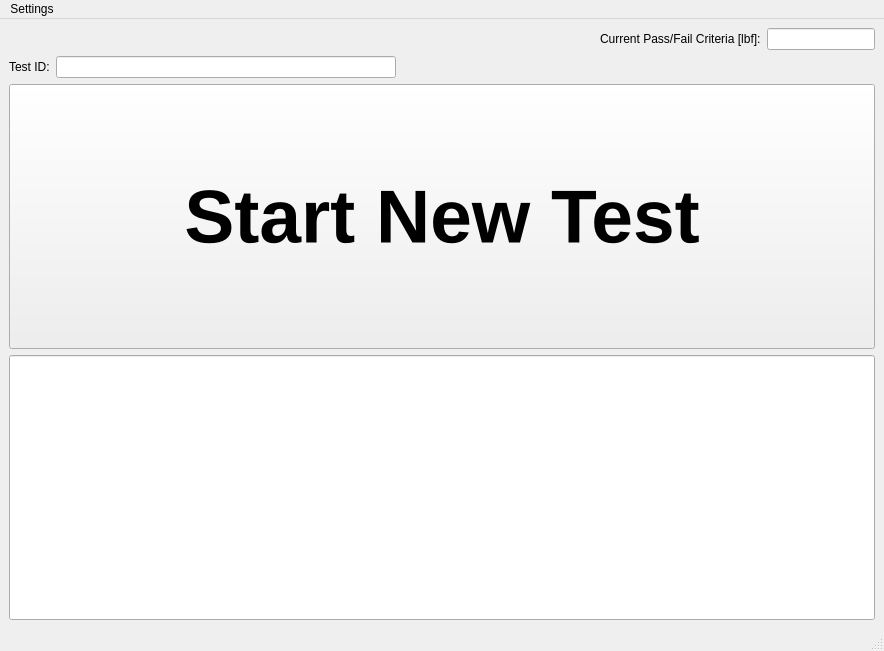
<?xml version="1.0" encoding="UTF-8"?>
<ui version="4.0">
 <class>MainWindow</class>
 <widget class="QMainWindow" name="MainWindow">
  <property name="geometry">
   <rect>
    <x>0</x>
    <y>0</y>
    <width>884</width>
    <height>651</height>
   </rect>
  </property>
  <property name="sizePolicy">
   <sizepolicy hsizetype="Maximum" vsizetype="Maximum">
    <horstretch>0</horstretch>
    <verstretch>0</verstretch>
   </sizepolicy>
  </property>
  <property name="windowTitle">
   <string>Steelcase NDDTS</string>
  </property>
  <widget class="QWidget" name="centralwidget">
   <layout class="QGridLayout" name="gridLayout_2">
    <item row="0" column="0">
     <layout class="QGridLayout" name="gridLayout">
      <item row="2" column="0">
       <layout class="QHBoxLayout" name="horizontalLayout_2">
        <item>
         <widget class="QLabel" name="label_2">
          <property name="text">
           <string>Test ID:</string>
          </property>
         </widget>
        </item>
        <item>
         <widget class="QLineEdit" name="test_id_line_edit">
          <property name="sizePolicy">
           <sizepolicy hsizetype="Minimum" vsizetype="Fixed">
            <horstretch>0</horstretch>
            <verstretch>0</verstretch>
           </sizepolicy>
          </property>
          <property name="minimumSize">
           <size>
            <width>340</width>
            <height>0</height>
           </size>
          </property>
          <property name="readOnly">
           <bool>true</bool>
          </property>
         </widget>
        </item>
        <item>
         <spacer name="horizontalSpacer_2">
          <property name="orientation">
           <enum>Qt::Horizontal</enum>
          </property>
          <property name="sizeHint" stdset="0">
           <size>
            <width>40</width>
            <height>20</height>
           </size>
          </property>
         </spacer>
        </item>
       </layout>
      </item>
      <item row="5" column="0">
       <widget class="QLineEdit" name="status_line_edit">
        <property name="sizePolicy">
         <sizepolicy hsizetype="Expanding" vsizetype="Expanding">
          <horstretch>0</horstretch>
          <verstretch>0</verstretch>
         </sizepolicy>
        </property>
        <property name="minimumSize">
         <size>
          <width>0</width>
          <height>80</height>
         </size>
        </property>
        <property name="font">
         <font>
          <pointsize>45</pointsize>
          <weight>75</weight>
          <italic>false</italic>
          <bold>true</bold>
         </font>
        </property>
        <property name="text">
         <string/>
        </property>
        <property name="alignment">
         <set>Qt::AlignCenter</set>
        </property>
        <property name="placeholderText">
         <string/>
        </property>
       </widget>
      </item>
      <item row="1" column="0">
       <layout class="QHBoxLayout" name="horizontalLayout">
        <item>
         <spacer name="horizontalSpacer">
          <property name="orientation">
           <enum>Qt::Horizontal</enum>
          </property>
          <property name="sizeHint" stdset="0">
           <size>
            <width>40</width>
            <height>20</height>
           </size>
          </property>
         </spacer>
        </item>
        <item>
         <widget class="QLabel" name="label">
          <property name="text">
           <string>Current Pass/Fail Criteria [lbf]:</string>
          </property>
         </widget>
        </item>
        <item>
         <widget class="QLineEdit" name="current_pfc_line_edit">
          <property name="sizePolicy">
           <sizepolicy hsizetype="Minimum" vsizetype="Fixed">
            <horstretch>0</horstretch>
            <verstretch>0</verstretch>
           </sizepolicy>
          </property>
          <property name="readOnly">
           <bool>true</bool>
          </property>
         </widget>
        </item>
       </layout>
      </item>
      <item row="3" column="0">
       <widget class="QPushButton" name="start_push_button">
        <property name="sizePolicy">
         <sizepolicy hsizetype="Minimum" vsizetype="Expanding">
          <horstretch>0</horstretch>
          <verstretch>0</verstretch>
         </sizepolicy>
        </property>
        <property name="minimumSize">
         <size>
          <width>0</width>
          <height>150</height>
         </size>
        </property>
        <property name="font">
         <font>
          <pointsize>56</pointsize>
          <weight>75</weight>
          <bold>true</bold>
         </font>
        </property>
        <property name="text">
         <string>Start New Test</string>
        </property>
       </widget>
      </item>
     </layout>
    </item>
   </layout>
  </widget>
  <widget class="QMenuBar" name="menubar">
   <property name="geometry">
    <rect>
     <x>0</x>
     <y>0</y>
     <width>884</width>
     <height>25</height>
    </rect>
   </property>
   <widget class="QMenu" name="menuSettings">
    <property name="title">
     <string>Settings</string>
    </property>
    <addaction name="action_change_pass_fail_force_criteria"/>
    <addaction name="action_enter_calibration_mode"/>
    <addaction name="action_change_output_path"/>
    <addaction name="action_change_Password"/>
   </widget>
   <addaction name="menuSettings"/>
  </widget>
  <widget class="QStatusBar" name="statusbar"/>
  <action name="action_enter_calibration_mode">
   <property name="text">
    <string>Enter Calibration Mode...</string>
   </property>
  </action>
  <action name="action_change_pass_fail_force_criteria">
   <property name="text">
    <string>Change Pass/Fail Force Criteria...</string>
   </property>
  </action>
  <action name="action_change_Password">
   <property name="text">
    <string>Change Password...</string>
   </property>
  </action>
  <action name="action_change_output_path">
   <property name="text">
    <string>Change Output Path...</string>
   </property>
  </action>
 </widget>
 <resources/>
 <connections/>
</ui>
